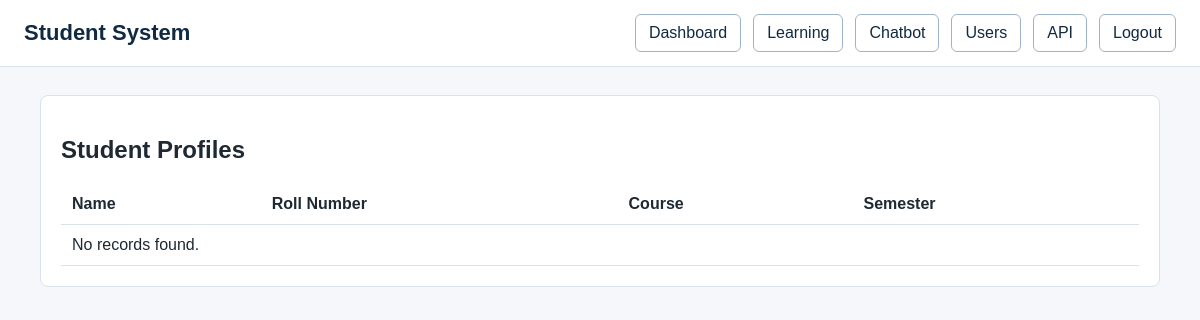
Before: /student/ (signed in) with the older database file.
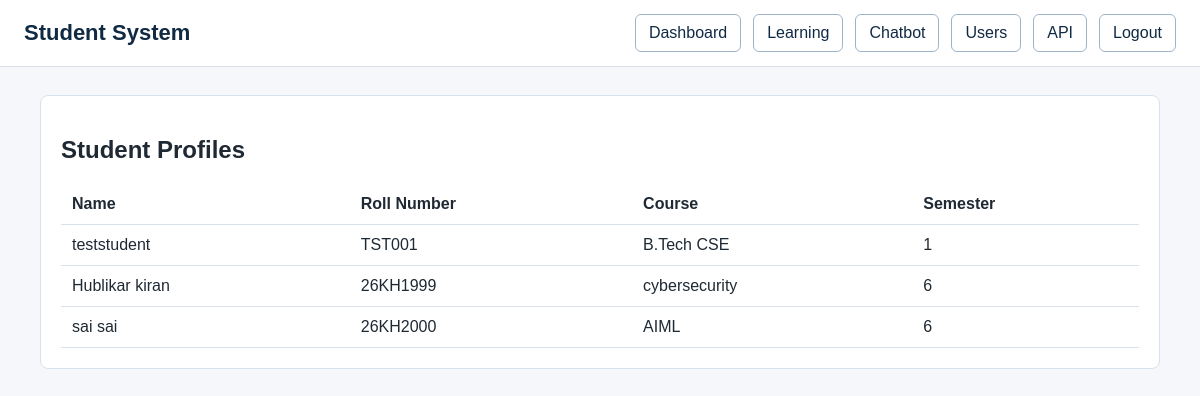
After: the same page with the newer database file.
### accounts/models.py (models this page shows, shortened)
class User(AbstractUser):
    class Roles(models.TextChoices):
        SUPER_ADMIN = 'SUPER_ADMIN', 'Super Admin'
        STUDENT = 'STUDENT', 'Student'
        FACULTY = 'FACULTY', 'Faculty'
        ADMIN = 'ADMIN', 'Admin'
        PARENT = 'PARENT', 'Parent'
    email = models.EmailField(unique=True)
    role = models.CharField(
        max_length=30, choices=Roles.choices, default=Roles.STUDENT)
    phone_number = models.CharField(max_length=15, blank=True, null=True)
    profile_picture = models.ImageField(
        upload_to='profiles/', blank=True, null=True)
    is_verified = models.BooleanField(default=False)
    created_at = models.DateTimeField(auto_now_add=True)
    updated_at = models.DateTimeField(auto_now=True)
    def is_admin_role(self):
        return self.role in [self.Roles.ADMIN, self.Roles.SUPER_ADMIN] or self.is_superuser

class StudentProfile(models.Model):
    user = models.OneToOneField(
        User, on_delete=models.CASCADE, related_name='student_profile')
    roll_number = models.CharField(max_length=20, unique=True)
    course = models.CharField(max_length=100)
    semester = models.CharField(max_length=20)
    skills = models.TextField(blank=True, null=True)
    bio = models.TextField(blank=True, null=True)

### student/views.py (the view)
# urls.py: path('', views.student_profile_list, name='student_profile_list'),
@login_required
def student_profile_list(request):
    profiles = StudentProfile.objects.select_related('user')
    return render(request, 'simple/list.html', {
        'title': 'Student Profiles',
        'headers': ['Name', 'Roll Number', 'Course', 'Semester'],
        'rows': [[item.user.get_full_name() or item.user.username, item.roll_number, item.course, item.semester] for item in profiles],
    })

### templates/simple/list.html (shortened to what this page needs)
{% extends 'includes/base.html' %}
{% block content %}
<section class="panel">
    <h1>{{ title }}</h1>
    <div class="table-wrap">
        <table>
            <tr>
                {% for header in headers %}
                    <th>{{ header }}</th>
                {% endfor %}
            </tr>
            {% for row in rows %}
                <tr>
                    {% for value in row %}
                        <td>{{ value }}</td>
                    {% endfor %}
                </tr>
            {% empty %}
                <tr><td colspan="{{ headers|length }}">No records found.</td></tr>
            {% endfor %}
        </table>
    </div>
</section>
{% endblock %}

Changed rows visible on the page:
added User: row "teststudent"
added StudentProfile: row "TST001" "B.Tech CSE"
added StudentProfile: row "26KH1999" "cybersecurity"
added StudentProfile: row "26KH2000" "AIML"
Other visible differences:
new list line: "1"
new list line: "Hublikar kiran 6"
new list line: "sai sai 6"
text no longer shown: "No records found."
